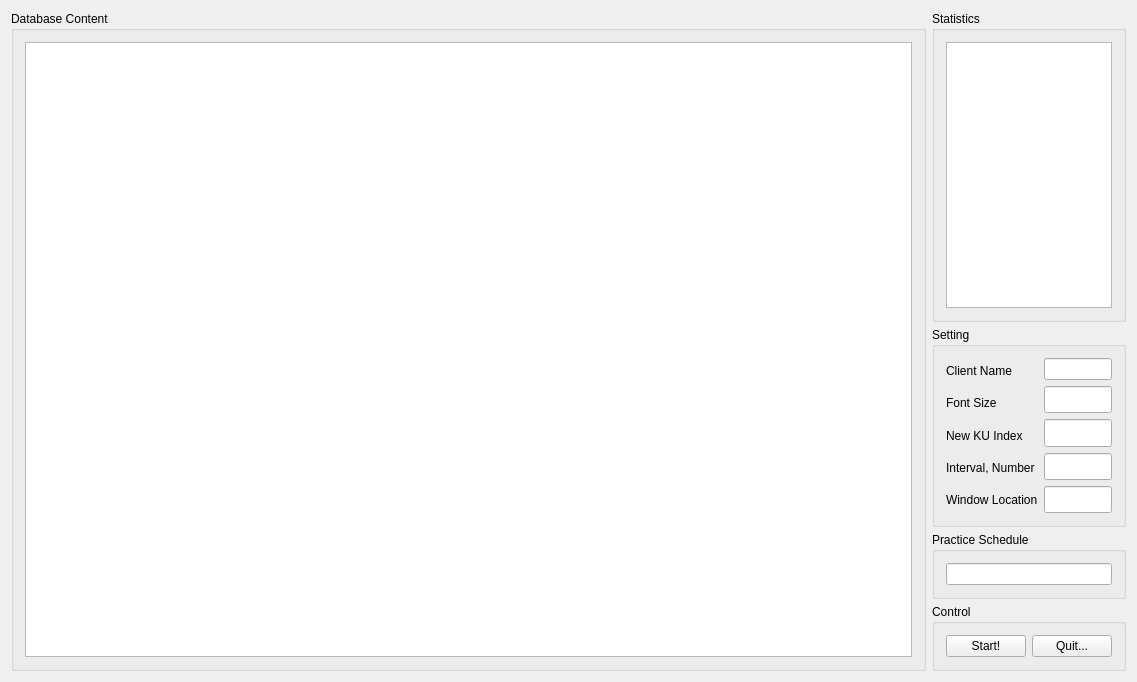
<?xml version="1.0" encoding="UTF-8"?>
<ui version="4.0">
 <class>MainWindow</class>
 <widget class="QMainWindow" name="MainWindow">
  <property name="geometry">
   <rect>
    <x>0</x>
    <y>0</y>
    <width>1137</width>
    <height>682</height>
   </rect>
  </property>
  <property name="sizePolicy">
   <sizepolicy hsizetype="Preferred" vsizetype="Preferred">
    <horstretch>0</horstretch>
    <verstretch>0</verstretch>
   </sizepolicy>
  </property>
  <property name="windowTitle">
   <string>Qramming - overview</string>
  </property>
  <property name="windowIcon">
   <iconset resource="res.qrc">
    <normaloff>:/Main.ico</normaloff>
    <normalon>:/Main.ico</normalon>:/Main.ico</iconset>
  </property>
  <widget class="QWidget" name="centralWidget">
   <layout class="QHBoxLayout" name="horizontalLayout" stretch="84,16">
    <item>
     <widget class="QGroupBox" name="groupBox_DBContent">
      <property name="sizePolicy">
       <sizepolicy hsizetype="Preferred" vsizetype="Preferred">
        <horstretch>0</horstretch>
        <verstretch>8</verstretch>
       </sizepolicy>
      </property>
      <property name="title">
       <string>Database Content</string>
      </property>
      <layout class="QHBoxLayout" name="horizontalLayout_6">
       <item>
        <widget class="QTableView" name="tableView_KU">
         <property name="sizePolicy">
          <sizepolicy hsizetype="Preferred" vsizetype="Preferred">
           <horstretch>0</horstretch>
           <verstretch>0</verstretch>
          </sizepolicy>
         </property>
        </widget>
       </item>
      </layout>
     </widget>
    </item>
    <item>
     <layout class="QVBoxLayout" name="verticalLayout_2">
      <property name="spacing">
       <number>5</number>
      </property>
      <item>
       <widget class="QGroupBox" name="groupBox_2">
        <property name="sizePolicy">
         <sizepolicy hsizetype="Preferred" vsizetype="Preferred">
          <horstretch>0</horstretch>
          <verstretch>0</verstretch>
         </sizepolicy>
        </property>
        <property name="minimumSize">
         <size>
          <width>0</width>
          <height>0</height>
         </size>
        </property>
        <property name="maximumSize">
         <size>
          <width>16777215</width>
          <height>16777215</height>
         </size>
        </property>
        <property name="title">
         <string>Statistics</string>
        </property>
        <layout class="QHBoxLayout" name="horizontalLayout_3">
         <item>
          <widget class="QPlainTextEdit" name="plainTextEdit_Statistics">
           <property name="sizePolicy">
            <sizepolicy hsizetype="Preferred" vsizetype="Preferred">
             <horstretch>0</horstretch>
             <verstretch>0</verstretch>
            </sizepolicy>
           </property>
           <property name="minimumSize">
            <size>
             <width>0</width>
             <height>0</height>
            </size>
           </property>
           <property name="maximumSize">
            <size>
             <width>16777215</width>
             <height>16777215</height>
            </size>
           </property>
           <property name="readOnly">
            <bool>true</bool>
           </property>
          </widget>
         </item>
        </layout>
       </widget>
      </item>
      <item>
       <widget class="QGroupBox" name="groupBox_Settings">
        <property name="sizePolicy">
         <sizepolicy hsizetype="Preferred" vsizetype="Preferred">
          <horstretch>0</horstretch>
          <verstretch>0</verstretch>
         </sizepolicy>
        </property>
        <property name="maximumSize">
         <size>
          <width>16777215</width>
          <height>200</height>
         </size>
        </property>
        <property name="title">
         <string>Setting</string>
        </property>
        <layout class="QHBoxLayout" name="horizontalLayout_4" stretch="5,5">
         <item>
          <layout class="QVBoxLayout" name="verticalLayout_5">
           <item>
            <widget class="QLabel" name="label_ClientName">
             <property name="sizePolicy">
              <sizepolicy hsizetype="Maximum" vsizetype="Preferred">
               <horstretch>0</horstretch>
               <verstretch>0</verstretch>
              </sizepolicy>
             </property>
             <property name="text">
              <string>Client Name</string>
             </property>
            </widget>
           </item>
           <item>
            <widget class="QLabel" name="label_Fontsize">
             <property name="sizePolicy">
              <sizepolicy hsizetype="Maximum" vsizetype="Preferred">
               <horstretch>0</horstretch>
               <verstretch>0</verstretch>
              </sizepolicy>
             </property>
             <property name="text">
              <string>Font Size</string>
             </property>
            </widget>
           </item>
           <item>
            <widget class="QLabel" name="label_NKI">
             <property name="sizePolicy">
              <sizepolicy hsizetype="Maximum" vsizetype="Preferred">
               <horstretch>0</horstretch>
               <verstretch>0</verstretch>
              </sizepolicy>
             </property>
             <property name="text">
              <string>New KU Index</string>
             </property>
            </widget>
           </item>
           <item>
            <widget class="QLabel" name="label_IntervalNum">
             <property name="sizePolicy">
              <sizepolicy hsizetype="Maximum" vsizetype="Preferred">
               <horstretch>0</horstretch>
               <verstretch>0</verstretch>
              </sizepolicy>
             </property>
             <property name="text">
              <string>Interval, Number</string>
             </property>
            </widget>
           </item>
           <item>
            <widget class="QLabel" name="label_WindowStyle">
             <property name="sizePolicy">
              <sizepolicy hsizetype="Maximum" vsizetype="Preferred">
               <horstretch>0</horstretch>
               <verstretch>0</verstretch>
              </sizepolicy>
             </property>
             <property name="text">
              <string>Window Location</string>
             </property>
            </widget>
           </item>
          </layout>
         </item>
         <item>
          <layout class="QVBoxLayout" name="verticalLayout_6">
           <item>
            <widget class="QLineEdit" name="lineEdit_ClientName"/>
           </item>
           <item>
            <widget class="QLineEdit" name="lineEdit_FontSize">
             <property name="sizePolicy">
              <sizepolicy hsizetype="Preferred" vsizetype="Preferred">
               <horstretch>0</horstretch>
               <verstretch>0</verstretch>
              </sizepolicy>
             </property>
            </widget>
           </item>
           <item>
            <widget class="QLineEdit" name="lineEdit_NKI">
             <property name="sizePolicy">
              <sizepolicy hsizetype="Preferred" vsizetype="Preferred">
               <horstretch>0</horstretch>
               <verstretch>0</verstretch>
              </sizepolicy>
             </property>
             <property name="maximumSize">
              <size>
               <width>16777215</width>
               <height>16777215</height>
              </size>
             </property>
            </widget>
           </item>
           <item>
            <widget class="QLineEdit" name="lineEdit_IntervalNum">
             <property name="sizePolicy">
              <sizepolicy hsizetype="Preferred" vsizetype="Preferred">
               <horstretch>0</horstretch>
               <verstretch>0</verstretch>
              </sizepolicy>
             </property>
             <property name="maximumSize">
              <size>
               <width>16777215</width>
               <height>16777215</height>
              </size>
             </property>
             <property name="toolTip">
              <string/>
             </property>
            </widget>
           </item>
           <item>
            <widget class="QLineEdit" name="lineEdit_WindowStyle">
             <property name="sizePolicy">
              <sizepolicy hsizetype="Preferred" vsizetype="Preferred">
               <horstretch>0</horstretch>
               <verstretch>0</verstretch>
              </sizepolicy>
             </property>
             <property name="maximumSize">
              <size>
               <width>16777215</width>
               <height>16777215</height>
              </size>
             </property>
             <property name="inputMask">
              <string>9999</string>
             </property>
            </widget>
           </item>
          </layout>
         </item>
        </layout>
       </widget>
      </item>
      <item>
       <widget class="QGroupBox" name="groupBox_AvailableMaintypes">
        <property name="sizePolicy">
         <sizepolicy hsizetype="Minimum" vsizetype="Maximum">
          <horstretch>2</horstretch>
          <verstretch>0</verstretch>
         </sizepolicy>
        </property>
        <property name="maximumSize">
         <size>
          <width>16777215</width>
          <height>16777215</height>
         </size>
        </property>
        <property name="title">
         <string>Practice Schedule</string>
        </property>
        <layout class="QVBoxLayout" name="verticalLayout_3" stretch="0">
         <item>
          <widget class="QLineEdit" name="lineEdit_NumberstoLearn">
           <property name="sizePolicy">
            <sizepolicy hsizetype="Preferred" vsizetype="Preferred">
             <horstretch>0</horstretch>
             <verstretch>0</verstretch>
            </sizepolicy>
           </property>
           <property name="placeholderText">
            <string/>
           </property>
          </widget>
         </item>
        </layout>
       </widget>
      </item>
      <item>
       <widget class="QGroupBox" name="groupBox_Controls">
        <property name="sizePolicy">
         <sizepolicy hsizetype="Minimum" vsizetype="Maximum">
          <horstretch>2</horstretch>
          <verstretch>0</verstretch>
         </sizepolicy>
        </property>
        <property name="maximumSize">
         <size>
          <width>16777215</width>
          <height>16777215</height>
         </size>
        </property>
        <property name="title">
         <string>Control</string>
        </property>
        <layout class="QHBoxLayout" name="horizontalLayout_2">
         <item>
          <widget class="QPushButton" name="pushButton_Start">
           <property name="text">
            <string>Start!</string>
           </property>
          </widget>
         </item>
         <item>
          <widget class="QPushButton" name="pushButton_Quit">
           <property name="text">
            <string>Quit...</string>
           </property>
          </widget>
         </item>
        </layout>
       </widget>
      </item>
     </layout>
    </item>
   </layout>
  </widget>
 </widget>
 <layoutdefault spacing="6" margin="11"/>
 <resources>
  <include location="res.qrc"/>
 </resources>
 <connections/>
</ui>
